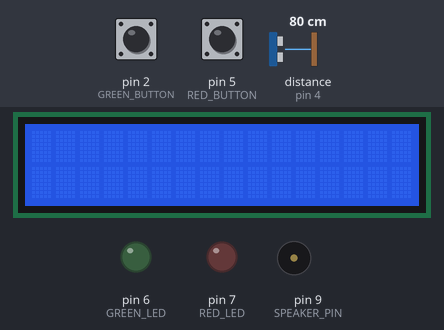
Bench run of a sketch on a simulated Arduino Uno, built with avr-gcc and run on an emulated ATmega328P. Parts: 16×2 character LCD, output pins drawn as LEDs (lit = HIGH), buzzer (waves = sounding). The inputs (shaded band) are chosen by the test bench; at power-on: pin 2 (GREEN_BUTTON) HIGH, pin 5 (RED_BUTTON) HIGH, distance to the obstacle (sensor on pin 4) 80 cm. The echo pulse lasts 58.3 µs per cm; random numbers use the default seed unless the sketch sets one.

Above: at 1.2 s.
1.3 s: pin 2 (GREEN_BUTTON) pulled LOW for 0.15 s
At 1.6 s:
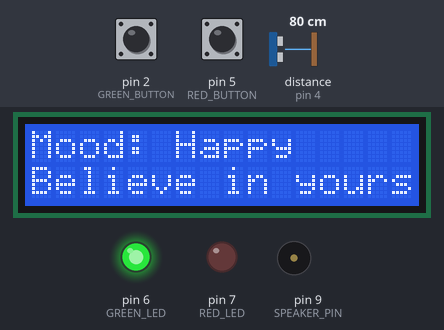
4.4 s: pin 5 (RED_BUTTON) pulled LOW for 1 s
At 5.4 s:
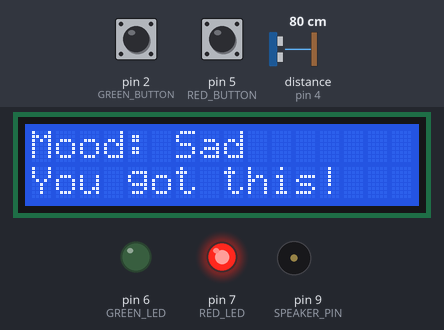
8.4 s: distance to the obstacle (sensor on pin 4) set to 2 cm
At 9.5 s:
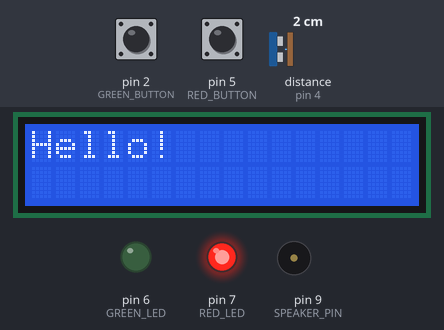
9.9 s: pin 2 (GREEN_BUTTON) pulled LOW for 1 s
At 11.6 s:
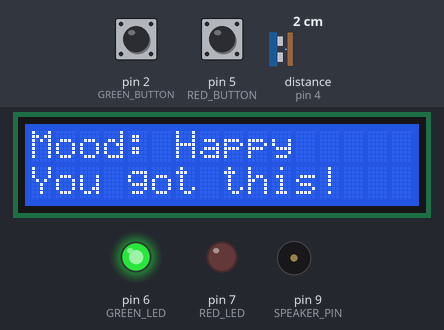
13.9 s: pin 5 (RED_BUTTON) pulled LOW for 3.2 s
At 15.3 s:
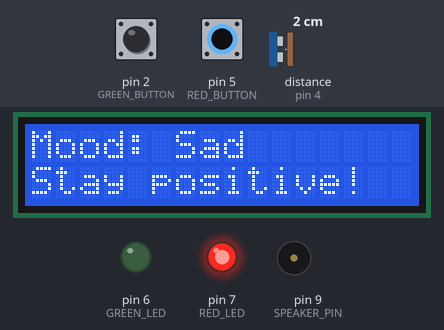
20.0 s: pin 2 (GREEN_BUTTON) pulled LOW for 3.2 s
At 21.4 s:
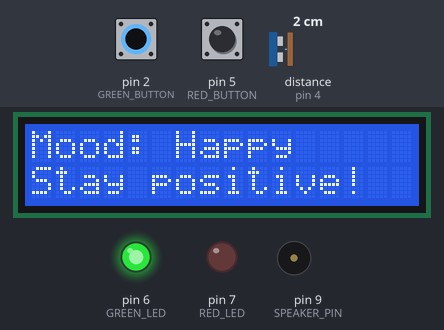
Timing chart, 0 to 25.6 s (numbered marks = the images above; inputs shaded):
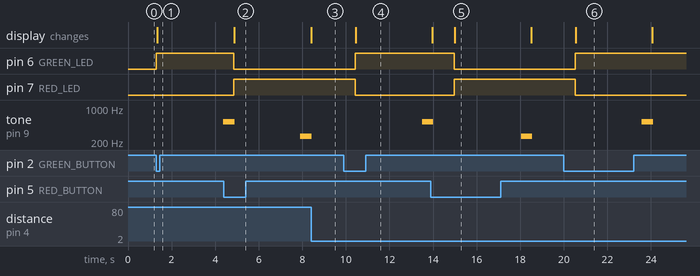

The sketch:

HarmonyHue.ino
```cpp
#include <LiquidCrystal_I2C.h>
#include <NewPing.h>    // Library for Ultrasonic sensor

// Define pins for components
#define TRIGGER_PIN 3    // Ultrasonic sensor trigger pin
#define ECHO_PIN 4       // Ultrasonic sensor echo pin
#define MAX_DISTANCE 200 // Maximum distance for ultrasonic sensor (in cm)
#define SPEAKER_PIN 9    // Speaker pin
#define RED_LED 7        // Red LED for 'sad' mood
#define GREEN_LED 6      // Green LED for 'happy' mood
#define RED_BUTTON 5     // Red button for 'sad' mood
#define GREEN_BUTTON 2   // Green button for 'happy' mood

// Initialize LCD and Ultrasonic sensor
LiquidCrystal_I2C lcd(0x27, 16, 2); // Adjust I2C address if needed
NewPing sonar(TRIGGER_PIN, ECHO_PIN, MAX_DISTANCE);

// Motivational quotes
const char *quotes[] = {
  "Keep going!",
  "You got this!",
  "Stay positive!",
  "Believe in yourself!"
};
int numQuotes = sizeof(quotes) / sizeof(quotes[0]);

void setup() {
  lcd.init();
  lcd.backlight();

  pinMode(RED_LED, OUTPUT);
  pinMode(GREEN_LED, OUTPUT);
  pinMode(SPEAKER_PIN, OUTPUT);
  pinMode(RED_BUTTON, INPUT_PULLUP);
  pinMode(GREEN_BUTTON, INPUT_PULLUP);

  Serial.begin(9600); // For debugging
}

void loop() {
  // Check for user nearby
  int distance = sonar.ping_cm();
  if (distance > 0 && distance < 50) {  // User detected within 50 cm
    lcd.clear();
    lcd.setCursor(0, 0);
    lcd.print("Hello!");  // Greeting message
    delay(1000);
  }

  // Check for mood button press
  if (digitalRead(RED_BUTTON) == LOW) {
    displayMood("Sad", RED_LED);
    playTone(262); // Play C note for 'sad' mood
  } else if (digitalRead(GREEN_BUTTON) == LOW) {
    displayMood("Happy", GREEN_LED);
    playTone(523); // Play C note one octave higher for 'happy' mood
  }
}

// Function to display mood on LCD and light up corresponding LED
void displayMood(const char* mood, int ledPin) {
  digitalWrite(RED_LED, LOW);
  digitalWrite(GREEN_LED, LOW);
  digitalWrite(ledPin, HIGH);

  lcd.clear();
  lcd.setCursor(0, 0);
  lcd.print("Mood: ");
  lcd.print(mood);

  // Display random motivational quote
  int quoteIndex = random(0, numQuotes);
  lcd.setCursor(0, 1);
  lcd.print(quotes[quoteIndex]);

  delay(3000);  // Display mood and quote for 3 seconds
}

// Function to play a tone for the speaker based on mood
void playTone(int frequency) {
  unsigned long period = 1000000L / frequency; // Period of one cycle in microseconds
  unsigned long halfPeriod = period / 2;
  unsigned long duration = 500000; // Duration in microseconds (500 ms)

  for (unsigned long i = 0; i < duration; i += period) {
    digitalWrite(SPEAKER_PIN, HIGH);
    delayMicroseconds(halfPeriod);
    digitalWrite(SPEAKER_PIN, LOW);
    delayMicroseconds(halfPeriod);
  }
}
```

Measured:
- after the input at 1.3 s, pin 6 (GREEN_LED): LOW → HIGH at once; tone on pin 9 (SPEAKER_PIN): silent → 521 Hz after 3.1 s; the display: changes at once (image 1)
- after the input at 4.4 s, pin 6 (GREEN_LED): HIGH → LOW after 0.44 s; pin 7 (RED_LED): LOW → HIGH after 0.44 s; the display: changes after 0.47 s (image 2)
- after the input at 8.4 s, the display: changes at once (image 3)
- after the input at 9.9 s, pin 6 (GREEN_LED): LOW → HIGH after 0.52 s; pin 7 (RED_LED): HIGH → LOW after 0.52 s; tone on pin 9 (SPEAKER_PIN): silent → 521 Hz after 3.6 s; the display: changes after 0.55 s (image 4)
- after the input at 13.9 s, pin 6 (GREEN_LED): HIGH → LOW after 1.1 s; pin 7 (RED_LED): LOW → HIGH after 1.1 s
- after the input at 20.0 s, pin 6 (GREEN_LED): LOW → HIGH after 0.52 s; pin 7 (RED_LED): HIGH → LOW after 0.52 s; tone on pin 9 (SPEAKER_PIN): silent → 521 Hz after 3.6 s, → silent 0.52 s later; the display: changes after 0.54 s (image 6)
